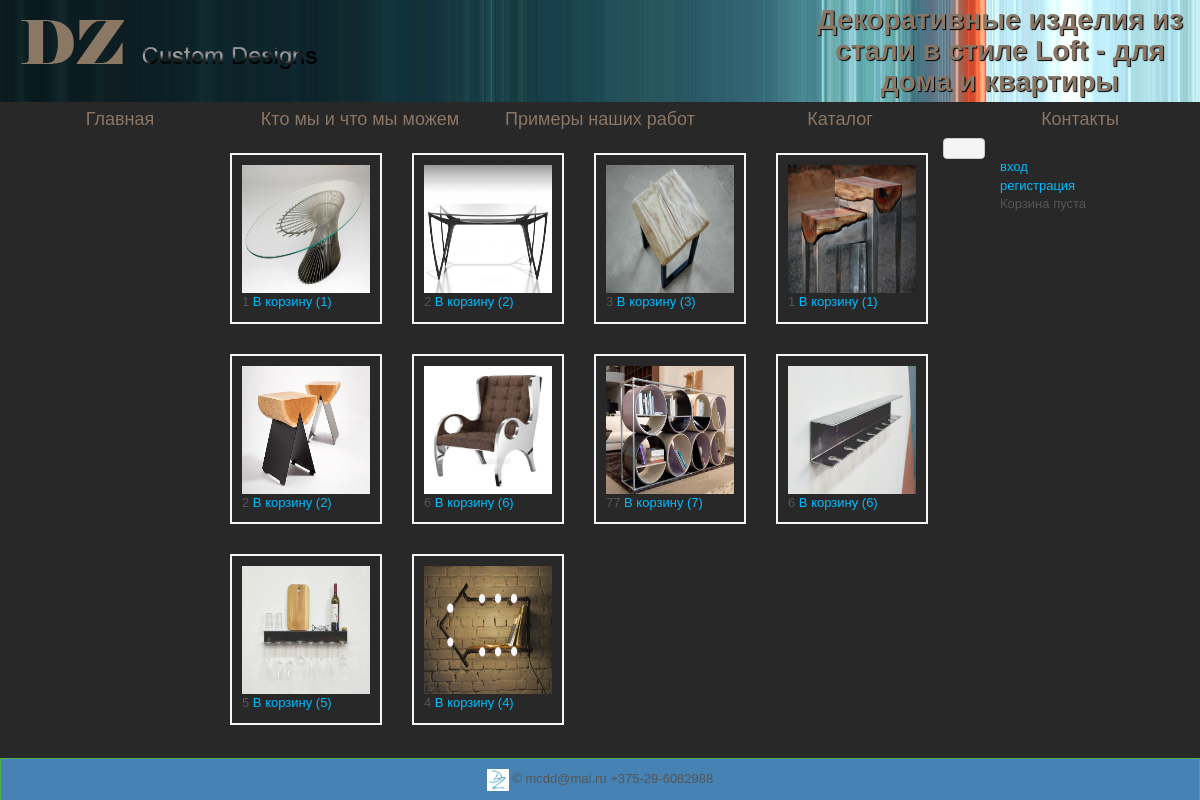
/products.php, run on the app's committed database.
### tables this page shows
CREATE TABLE IF NOT EXISTS `products` (
  `id` int(11) NOT NULL AUTO_INCREMENT,
  `cat_id` tinytext NOT NULL,
  `name` tinytext NOT NULL,
  `body` text NOT NULL,
  `price` tinytext NOT NULL,
  `product_code` tinytext NOT NULL,
  `picture` tinytext NOT NULL,
  `picture_small` tinytext NOT NULL,
  `currency` tinytext NOT NULL,
  `status` tinytext NOT NULL,
  `putdate` date NOT NULL,
  `user_id` int(11) NOT NULL,
  `showhide` enum('show','hide') NOT NULL DEFAULT 'show',
  PRIMARY KEY (`id`)
);

### products.php (the view, shortened to what this page needs)
<?php
require_once("templates/top.php");
	$result = mysqli_query($dbcnx, "SELECT * FROM products");
		while($row=mysqli_fetch_array($result))
		{
			echo '<div class="product"><img src="'.$row['picture'].'" width="128" height="128" class="pngfix" /><br />'.$row["name"].'
			<a id="good-'.$row["id"].'-'.$row["price"].'" href="#" class="addCart">В корзину ('.$row["price"].')</a>
			</div>';
		}
echo "<pre>";
print_r($_COOKIE['basket']);
echo "</pre>";
 require_once("templates/bottom.php");   ?>

### media/css/style.css (style rules this page uses)
body { margin: 0; padding: 0; display: flex; flex-direction: column; min-height: 100vh; font-family: Arial; }

### media/css/demo.css (style rules this page uses)
body,h1,h2,h3,p,td,quote,small,form,input,ul,li,ol,label { margin:0px; padding:0px; font-family:Arial, Helvetica, sans-serif; }
body { color:#555555; font-size:13px; background-color:#282828; }
.product { border:2px solid #F5F5F5; float:left; margin:15px; padding:10px; }
.product img { cursor:move; }
a, a:visited { color:#00BBFF; text-decoration:none; outline:none; }

### data on the page
products: picture (picture), name "1", price "1"
products: picture (picture), name "2", price "2"
products: picture (picture), name "3", price "3"
products: picture (picture), name "1", price "1"
products: picture (picture), name "2", price "2"
products: picture (picture), name "6", price "6"
products: picture (picture), name "77", price "7"
products: picture (picture), name "6", price "6"
products: picture (picture), name "5", price "5"
products: picture (picture), name "4", price "4"
